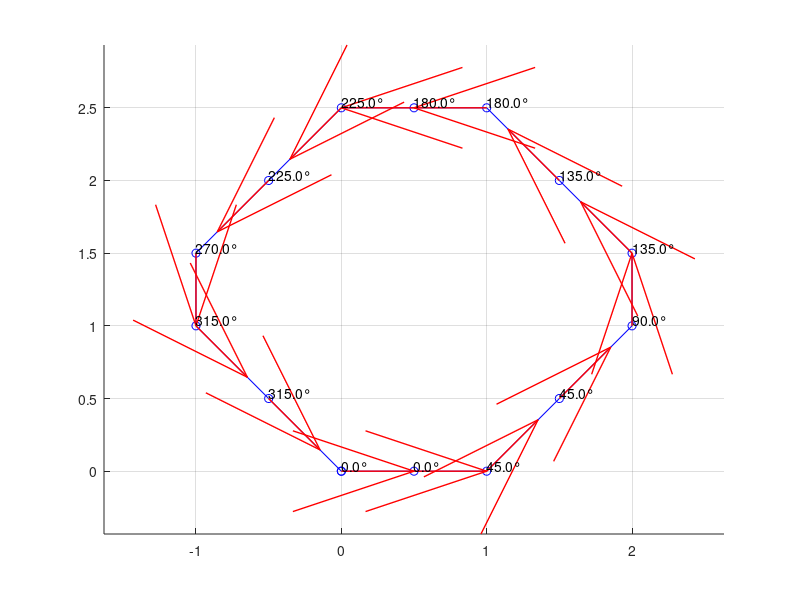

The MATLAB source for this figure:
clc
close all
clear all

% Example points (replace these with your actual points)
points = csvread('track_hexagon.csv');

% Initialize theta array
theta = zeros(size(points, 1)-1, 1);
global_theta = zeros(size(points, 1)-1, 1);

% Calculate theta for each segment
for i = 1:length(points)-1
    dx = points(i+1, 1) - points(i, 1);
    dy = points(i+1, 2) - points(i, 2);
    theta(i) = atan2d(dy, dx); % atan2d returns the angle in degrees and handles all quadrants
end

% Calculate gloabl theta
global_theta(1) = theta(1);
for i = 2:length(theta)
    delta_theta = theta(i) - theta(i-1);
    if delta_theta > 180
        delta_theta = delta_theta - 360;
    elseif delta_theta < -180
        delta_theta = delta_theta + 360;
    end
    global_theta(i) = global_theta(i-1) + delta_theta;
end

% Plotting the points and directions
figure;
hold on;
grid on;
axis equal;

% Plot points
plot(points(:,1), points(:,2), 'bo-');

% Plot directions
for i = 1:length(points)-1
    quiver(points(i, 1), points(i, 2), cosd(theta(i)), sind(theta(i)), 0.5, 'r', 'LineWidth', 1, 'MaxHeadSize', 1);
    text(points(i, 1), points(i, 2), sprintf('%.1f°', global_theta(i)), 'VerticalAlignment', 'bottom', 'HorizontalAlignment', 'left');
end

Track_x = points(1:end,1);
Track_y = points(1:end,2);
Track_theta = [deg2rad(global_theta);0];

save('track.mat','Track_x','Track_y','Track_theta');
